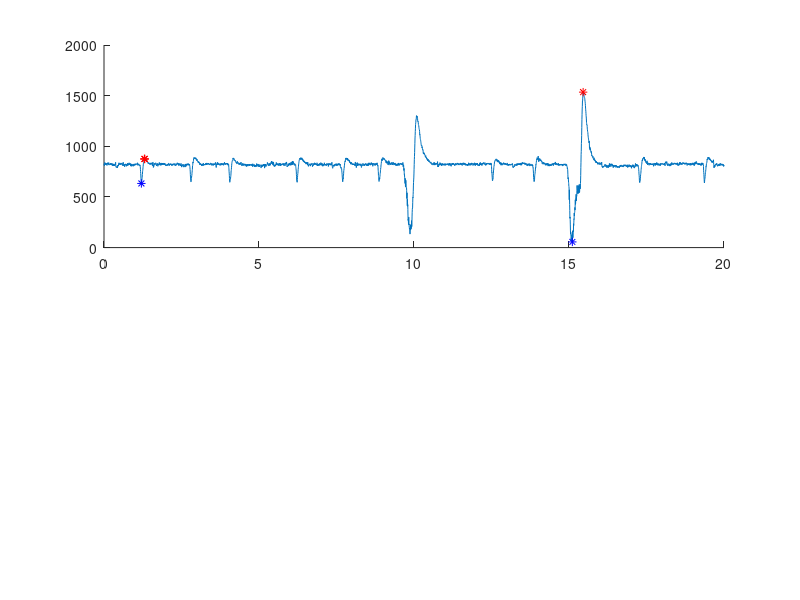

MATLAB code to generate this figure: (Note: this script raises an error after producing the figure.)
clear all
%close all
clc

load('jeff_blink2')


avg_sens1 = mean([IXDATA.raw.eeg.data(:,1)]);
avg_sens4 = mean([IXDATA.raw.eeg.data(:,4)]);
time = linspace(0,20,length(IXDATA.raw.eeg.data(:,4)));
sensor1 = IXDATA.raw.eeg.data(:,1);
sensor4 = IXDATA.raw.eeg.data(:,4);

% Finding max and min of entire data (Sensor 1)
indexmin = find(min(sensor1) == sensor1); 
x_1min = time(indexmin); 
y_1min = sensor1(indexmin);

indexmax = find(max(sensor1) == sensor1);
x_1max = time(indexmax);
y_1max = sensor1(indexmax);

% Finding max and min of entire data (Sensor 4)
indexmin = find(min(sensor4) == sensor4); 
x_4min = time(indexmin); 
y_4min = sensor4(indexmin);

indexmax = find(max(sensor4) == sensor4);
x_4max = time(indexmax);
y_4max = sensor4(indexmax);


n = 1;
data1_2sec = zeros(228*2,1);

%2 Second of data (Sensor 1)
while (n<=228*2)
    data1_2sec(n) = IXDATA.raw.eeg.data(n,1);
    n = n+1; 
end

%Finding max and min of 2 second data (Sensor 1)
indexmin = find(min(data1_2sec) == data1_2sec); 
x_1min_2sec = time(indexmin); 
y_1min_2sec = data1_2sec(indexmin);

indexmax = find(max(data1_2sec) == data1_2sec);
x_1max_2sec = time(indexmax);
y_1max_2sec = data1_2sec(indexmax);

n = 1;
data1_4sec = zeros(228*2,1);

%2 Second of data (Sensor 4)
while (n<=228*2)
    data4_2sec(n) = IXDATA.raw.eeg.data(n,4);
    n = n+1; 
end

%Finding max and min of 2 second data (Sensor 1)
indexmin = find(min(data4_2sec) == data4_2sec); 
x_4min_2sec = time(indexmin); 
y_4min_2sec = data4_2sec(indexmin);

indexmax = find(max(data4_2sec) == data4_2sec);
x_4max_2sec = time(indexmax);
y_4max_2sec = data4_2sec(indexmax);


% Look at plots
figure(2)
subplot(2,1,1)
hold on
plot(time,sensor1)
plot(x_1min,y_1min,'b*')
plot(x_1max,y_1max,'r*')
plot(x_1min_2sec,y_1min_2sec,'b*')
plot(x_1max_2sec,y_1max_2sec,'r*')
refline(0,avg_sens1)
title('Left ear sensor normal blinks with one heavy blink')
ylabel('mV')
xlabel('time (sec)')
hold off

subplot(2,1,2)
hold on
plot(time,sensor4)
refline(0,avg_sens4)
plot(x_4min,y_4min,'b*')
plot(x_4max,y_4max,'r*')
plot(x_4min_2sec,y_4min_2sec,'b*')
plot(x_4max_2sec,y_4max_2sec,'r*')
title('Right ear sensor normal blinks with one heavy blink')
ylabel('mV')
xlabel('time (sec)')
hold off

% Variations
max_var_1 = y_1max - avg_sens1
max_var_1_2sec = y_1max_2sec - avg_sens1

min_var_1 = y_1min - avg_sens1
min_var_1_2sec = y_1min_2sec - avg_sens1

max_var_4 = y_4max - avg_sens4
max_var_4_2sec = y_4max_2sec - avg_sens4

min_var_4 = y_4min - avg_sens4
min_var_4_2sec = y_4min_2sec - avg_sens4